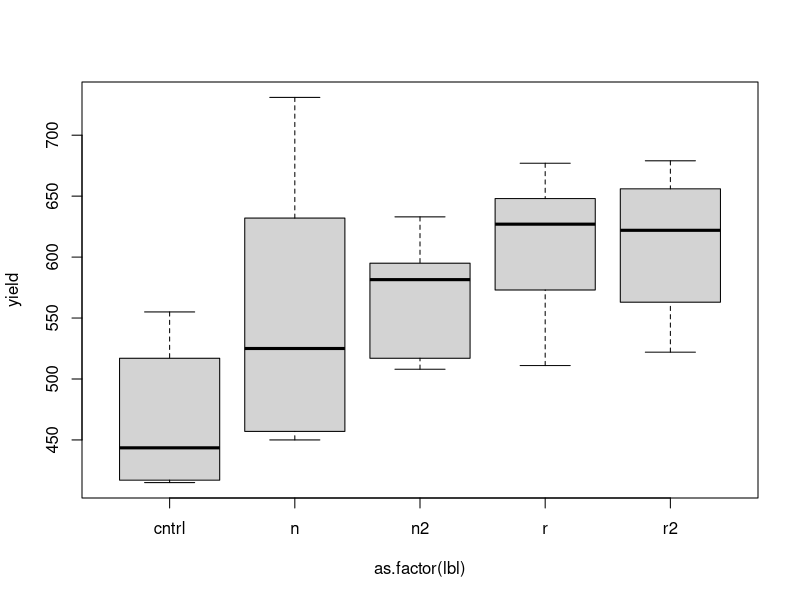
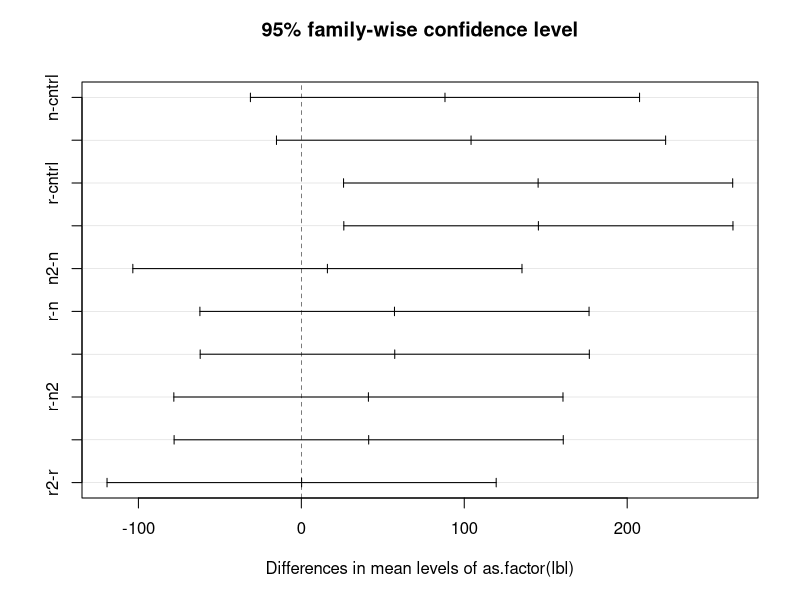

Here is the R script that generated these plots, in order:
#Consider the data for the following 5 experiments designed to test for increased yield in a process. 
#The experiment labeled cntrl was the control. 
yield <- c(551,457,450,731,499,632,595,580,508,583,633,517,639,615,511,573,648,677,417,449,517,438,415,555,563,631,522,613,656,679) 


lbl <- c("n", "n","n","n","n","n","n2","n2","n2","n2","n2","n2","r","r","r","r","r","r","cntrl","cntrl","cntrl","cntrl","cntrl","cntrl","r2","r2","r2","r2","r2","r2") 


boxplot(yield~ as.factor(lbl)) 
fit1 <- aov(yield~as.factor(lbl)) 


tfit1 <- TukeyHSD(fit1) 
tfit1 
plot(tfit1)